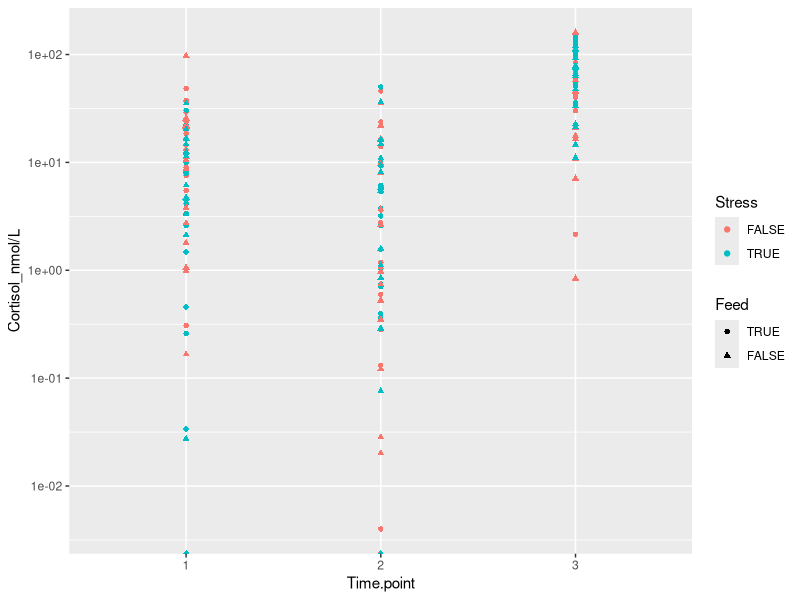
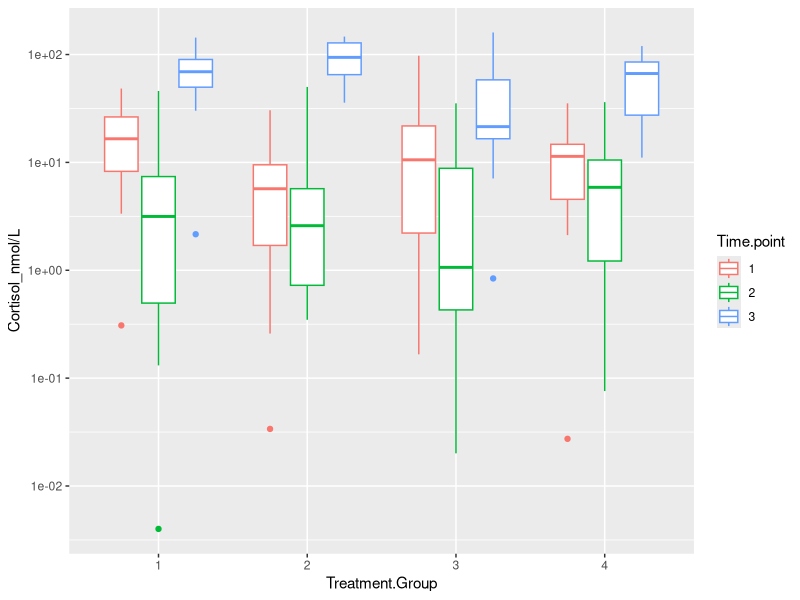
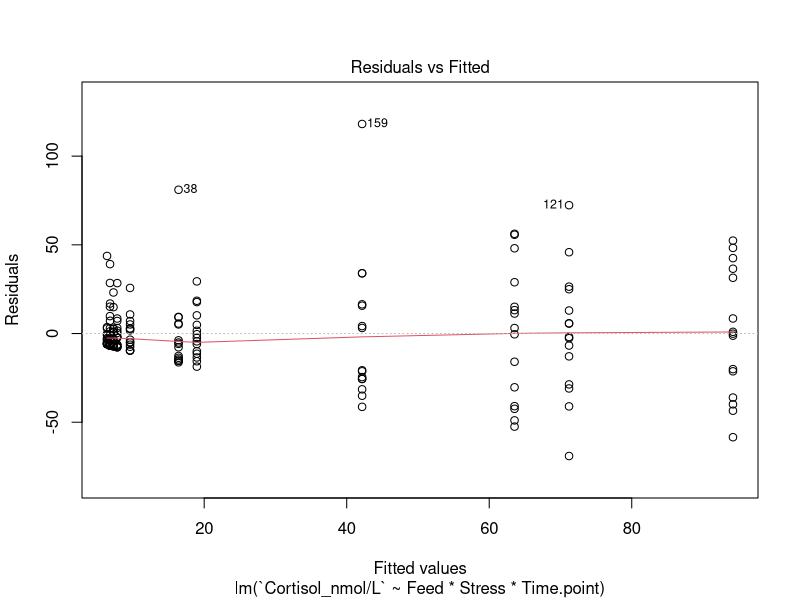

The R script that drew these images, in order:
library(tidyverse)
library(readxl)
library(lmerTest)
library(emmeans)

Cortisol <- read_xlsx("Data/Copy of 20180413_DataSchool_Glycogen.xlsx", sheet = "Cortisol")

#Cortisol wrangling

Cortisol <- Cortisol[1:5] #removing all columns that aren't needed
names(Cortisol) <- c("Treatment.Group", "ID", "1", "2", "3")
Cortisol <- Cortisol[-c(13),] #removing datapoint 15 as was replaced by 64
Cortisol <- mutate(Cortisol, Feed = ifelse(Treatment.Group <= 2, TRUE, FALSE)) %>%  #added feed column
  mutate(Stress = ifelse(Treatment.Group == 2|Treatment.Group == 4, TRUE, FALSE))
Cortisol_long <- Cortisol %>% 
  gather(key = "Time.point", value = "Cortisol_nmol/L", "1", "2", "3")
Cortisol_long$Treatment.Group <- factor(Cortisol_long$Treatment.Group)
Cortisol_long$ID <- factor(Cortisol_long$ID)
Cortisol_long$Time.point <- factor(Cortisol_long$Time.point)
Cortisol_long$Feed <- factor(Cortisol_long$Feed)
Cortisol_long$Stress <- factor(Cortisol_long$Stress)
Cortisol_long$Feed <- relevel(Cortisol_long$Feed, ref= 'TRUE')

#Cortisol initial look

ggplot(Cortisol_long, aes(x = Time.point, y = `Cortisol_nmol/L`, colour = Stress, shape = Feed))+
  geom_point() +
  scale_y_log10()

ggplot(Cortisol_long, aes(x = Treatment.Group, y = `Cortisol_nmol/L`, colour = Time.point))+
  geom_boxplot() +
  scale_y_log10()

##highest cortisol after kill(time.point3), drop in cortisol after stress
##looks like no influence for treatment group (maybe combine)

########### modelling ##############

lm1 <- lm(`Cortisol_nmol/L` ~ Treatment.Group, data = Cortisol_long)
anova(lm1)
summary(lm1)
#no difference between treatments when timepoint not considered 

lm2 <- lm(`Cortisol_nmol/L` ~Treatment.Group*Time.point, data = Cortisol_long)
anova(lm2)
summary(lm2)

lm3 <- lm(`Cortisol_nmol/L` ~Treatment.Group+Time.point, data = Cortisol_long)
anova(lm3)
summary(lm3)

lm4 <- lm(`Cortisol_nmol/L` ~Feed*Stress*Time.point, data = Cortisol_long)
anova(lm4)
summary(lm4)


lmer1 <- lmer(`Cortisol_nmol/L` ~ Treatment.Group*Time.point + (1|Feed) + (1|Stress), data = Cortisol_long)
anova(lmer1)
summary(lmer1)

emmeans(lm4, pairwise~Stress*Feed+Time.point)
plot(lm4, which=1)
